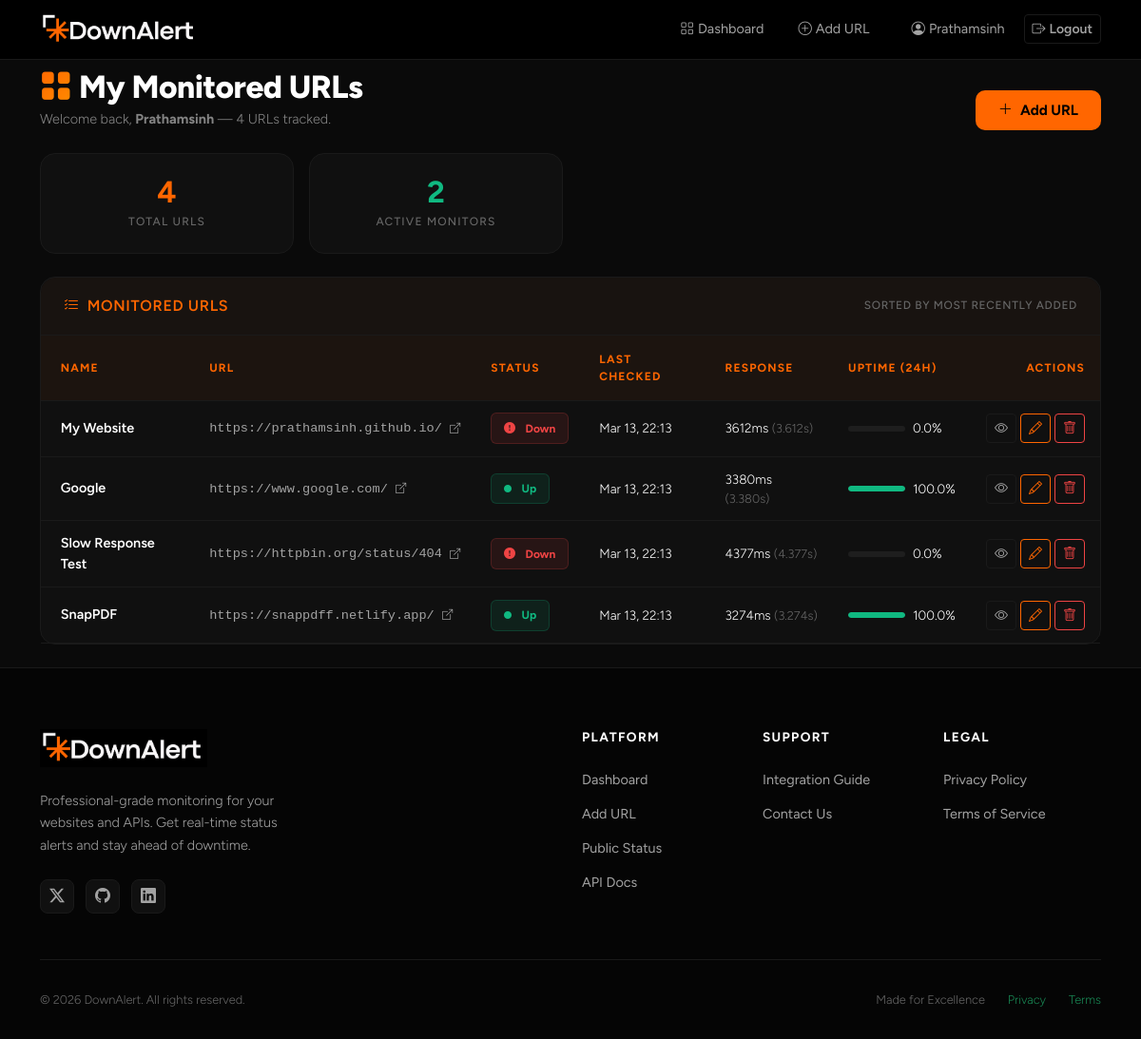
Before: /dashboard/ (signed in) with the older database file.
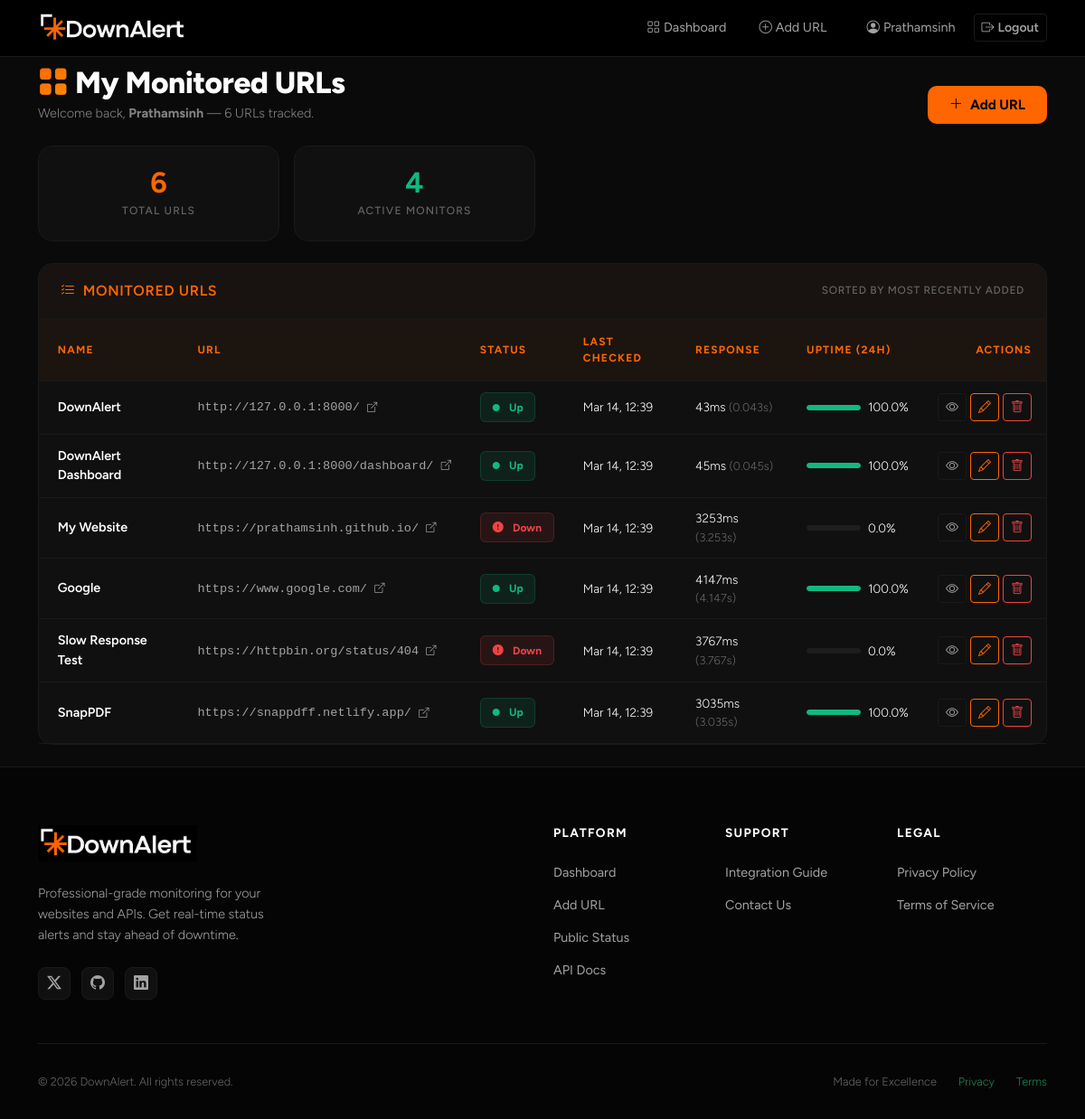
After: the same page with the newer database file.
### monitor/models.py (models this page shows, shortened)
class MonitoredURL(models.Model):
    user = models.ForeignKey(User, on_delete=models.CASCADE, related_name='monitored_urls')
    name = models.CharField(max_length=100)
    url = models.URLField()
    is_active = models.BooleanField(default=True)
    created_at = models.DateTimeField(auto_now_add=True)
    last_checked = models.DateTimeField(null=True, blank=True)
    current_status = models.BooleanField(default=True)   # True=Up, False=Down
    current_response_time = models.FloatField(null=True, blank=True)
    def uptime_percentage(self, hours=24):
        from django.utils import timezone
        import datetime
        since = timezone.now() - datetime.timedelta(hours=hours)
        logs = self.logs.filter(timestamp__gte=since)
        total = logs.count()
        if total == 0:
            return None
        up = logs.filter(is_up=True).count()
        return round((up / total) * 100, 1)
    class Meta:
        ordering = ['-created_at']

### monitor/views.py (the view)
# urls.py: path('dashboard/', views.dashboard, name='dashboard'),
@login_required
def dashboard(request):
    monitored_urls = (
        MonitoredURL.objects
        .filter(user=request.user)
        .prefetch_related('logs')
    )
    url_data = []
    active_count = 0
    for mu in monitored_urls:
        uptime_pct = mu.uptime_percentage(hours=24)
        url_data.append((mu, uptime_pct))
        if mu.is_active and mu.current_status:
            active_count += 1
    context = {
        'monitored_urls': url_data,
        'active_count': active_count,
    }
    return render(request, 'monitor/dashboard.html', context)

### monitor/templates/monitor/dashboard.html (shortened to what the changed rows need)
{% extends 'monitor/base.html' %}
{% block content %}
<div class="container pt-2 pb-4">
  <div class="row align-items-end mb-4 gy-3">
    <div class="col-md">
      <h1 class="dash-title mb-1">
        <i class="bi bi-grid-fill me-2 text-gradient" style="font-style:normal;"></i>My Monitored URLs
      </h1>
      <p class="dash-subtitle mb-0">
        Welcome back, <strong>{{ request.user.username }}</strong> &mdash;
        {{ monitored_urls|length }} URL{{ monitored_urls|length|pluralize }} tracked.
      </p>
    </div>
  </div>
  {% if monitored_urls %}
    {% with total=monitored_urls|length %}
    <div class="row g-3 mb-4">
      <div class="col-6 col-sm-3">
        <div class="stat-card">
          <div class="stat-value">{{ total }}</div>
          <div class="stat-label">Total URLs</div>
        </div>
      </div>
      <div class="col-6 col-sm-3">
        <div class="stat-card">
          <div class="stat-value" style="color: var(--brand-success); -webkit-text-fill-color: var(--brand-success);">
            {{ active_count }}
          </div>
          <div class="stat-label" id="stat-monitored">Active Monitors</div>
        </div>
      </div>
    </div>
    {% endwith %}
    <div class="card">
      <div class="table-responsive">
        <table class="table mb-0" id="urls-table">
          <thead>
            <tr>
              <th>Name</th>
              <th>URL</th>
              <th>Status</th>
              <th>Last Checked</th>
              <th>Response</th>
              <th>Uptime (24h)</th>
              <th class="text-end">Actions</th>
            </tr>
          </thead>
          <tbody>
            {% for mu, uptime_pct in monitored_urls %}
            <tr class="{% if not mu.is_active %}row-paused{% endif %}" id="url-row-{{ mu.pk }}">
              <td>
                <a href="{% url 'url_detail' mu.pk %}"
                   class="fw-600 text-decoration-none"
                   style="font-weight:600; color: var(--text-primary);">
                  {{ mu.name }}
                </a>
              </td>
              <td class="d-none d-lg-table-cell">
                <a href="{{ mu.url }}" target="_blank" rel="noopener"
                   class="text-decoration-none"
                   style="color: var(--text-secondary); font-size: 0.85rem; font-family: monospace;">
                  {{ mu.url|truncatechars:45 }}&nbsp;<i class="bi bi-box-arrow-up-right" style="font-size:0.7rem;"></i>
                </a>
              </td>
              <td>
                {% if not mu.is_active %}
                  <span class="badge-paused"><i class="bi bi-pause-fill me-1"></i>Paused</span>
                {% elif mu.current_status %}
                  <span class="badge-up"><i class="bi bi-circle-fill me-1" style="font-size:0.5rem;"></i>Up</span>
                {% else %}
                  <span class="badge-down"><i class="bi bi-exclamation-circle-fill me-1"></i>Down</span>
                {% endif %}
              </td>
              <td style="color: var(--text-secondary); font-size: 0.85rem;">
                {% if mu.last_checked %}
                  {{ mu.last_checked|date:"M j, H:i" }}
                {% else %}
                  <span style="color: var(--text-muted);">Never</span>
                {% endif %}
              </td>
              <td style="font-size: 0.85rem;">
                {% if mu.current_response_time is not None %}
                  {% widthratio mu.current_response_time 1 1000 %}ms
                  <span style="color: var(--text-muted); font-size:0.8rem;">
                    ({{ mu.current_response_time|floatformat:3 }}s)
                  </span>
                {% else %}
                  <span style="color: var(--text-muted);">—</span>
                {% endif %}
              </td>
              <td>
                {% if uptime_pct is not None %}
                  <div class="d-flex align-items-center gap-2">
                    <div class="progress flex-grow-1" style="height:6px; background: rgba(255,255,255,0.06); border-radius:99px; min-width:60px;">
                      <div class="progress-bar"
                           style="width:{{ uptime_pct }}%; background: {% if uptime_pct >= 99 %}var(--brand-success){% elif uptime_pct >= 90 %}var(--brand-warning){% else %}var(--brand-danger){% endif %}; border-radius:99px;">
                      </div>
                    </div>
                    <span style="font-size:0.85rem; min-width:45px;">{{ uptime_pct }}%</span>
                  </div>
                {% else %}
                  <span style="color: var(--text-muted); font-size:0.85rem;">—</span>
                {% endif %}
              </td>
              <td class="text-end">
                <div class="d-flex gap-1 justify-content-end">
                  <a href="{% url 'url_detail' mu.pk %}"
                     class="btn btn-sm btn-outline-secondary"
                     title="View Details"
                     id="btn-detail-{{ mu.pk }}">
                    <i class="bi bi-eye"></i>
                  </a>
                  <a href="{% url 'url_edit' mu.pk %}"
                     class="btn btn-sm btn-outline-primary"
                     title="Edit"
                     id="btn-edit-{{ mu.pk }}">
                    <i class="bi bi-pencil"></i>
                  </a>
                  <a href="{% url 'url_delete' mu.pk %}"
                     class="btn btn-sm btn-outline-danger"
                     title="Delete"
                     id="btn-delete-{{ mu.pk }}">
                    <i class="bi bi-trash"></i>
                  </a>
                </div>
              </td>
            </tr>
            {% endfor %}
          </tbody>
        </table>
      </div>
    </div>
  {% endif %}
</div>
{% endblock %}

Changed rows visible on the page:
added MonitoredURL: name "DownAlert", url "http://127.0.0.1:8000/", is_active True (drawn), last_checked "Mar 14, 12:39", current_response_time "43", current_response_time "0.043", uptime_pct "100.0"
added MonitoredURL: name "DownAlert Dashboard", url "http://127.0.0.1:8000/dashboard/", is_active True (drawn), last_checked "Mar 14, 12:39", current_response_time "45", current_response_time "0.045", uptime_pct "100.0"
changed MonitoredURL "My Website": last_checked "Mar 13, 22:13" → "Mar 14, 12:39"; current_response_time "3612" → "3253"; current_response_time "3.612" → "3.253"
changed MonitoredURL "Google": last_checked "Mar 13, 22:13" → "Mar 14, 12:39"; current_response_time "3380" → "4147"; current_response_time "3.380" → "4.147"
changed MonitoredURL "Slow Response Test": last_checked "Mar 13, 22:13" → "Mar 14, 12:39"; current_response_time "4377" → "3767"; current_response_time "4.377" → "3.767"
changed MonitoredURL "SnapPDF": last_checked "Mar 13, 22:13" → "Mar 14, 12:39"; current_response_time "3274" → "3035"; current_response_time "3.274" → "3.035"
Other visible differences:
{{ monitored_urls|length }}: "4" → "6"
{{ total }}: "4" → "6"
{{ active_count }}: "2" → "4"
